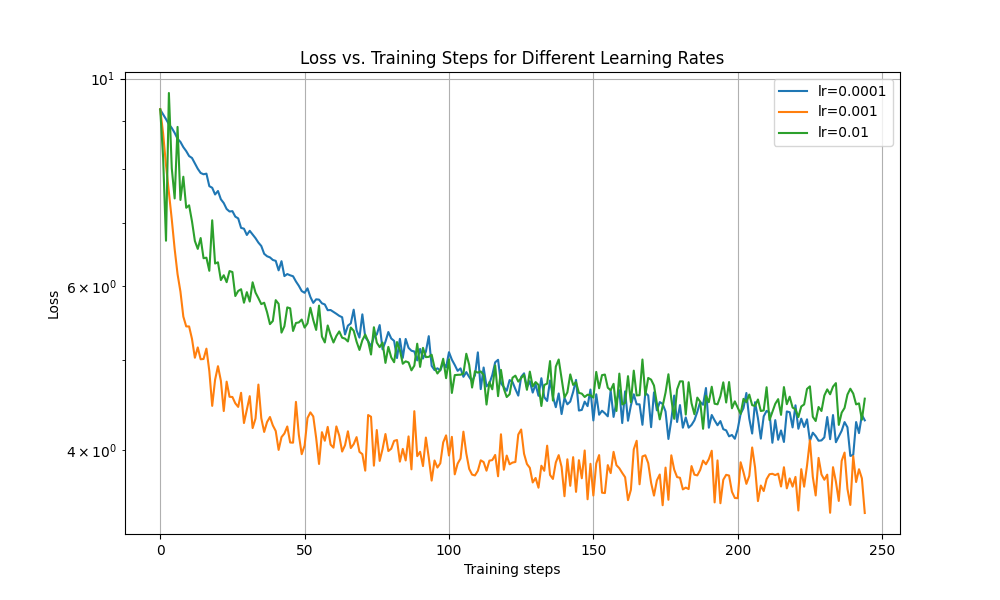

This chart was generated by the following Python code:
import matplotlib.pyplot as plt
import numpy as np
import torch
import train_utils
import utils
import transformer_blocks
import transformer_optimizer
import argparse
import time

def train_with_lr(lr, args, dataset, total_tokens):
    device = 'cuda' if torch.cuda.is_available() else 'cpu'
    
    transformer_model = transformer_blocks.Transformer(
        vocab_size=args.vocab_size,
        context_length=args.context_length,
        d_model=args.d_model,
        d_ff=args.d_ff,
        n_heads=args.n_heads,
        num_layers=args.num_layers,
        device=device
    )
    
    optimizer = transformer_optimizer.AdamW(
        transformer_model.parameters(),
        lr=lr,
        betas=(args.beta1, args.beta2),
        weight_decay=args.weight_decay,
        eps=1e-8
    )
    
    losses = []
    tokens_processed = 0
    step = 0
    start_time = time.time()
    
    while tokens_processed < total_tokens:
        batch, labels = train_utils.get_batch(dataset, args.batch_size, args.context_length, device=device)
        
        optimizer.zero_grad()
        logits = transformer_model.forward(batch)
        loss = utils.cross_entropy_loss(logits, labels)
        loss.backward()
        optimizer.step()
        
        losses.append(loss.item())
        tokens_processed += args.batch_size * args.context_length
        step += 1
        
        if step % 100 == 0:
            elapsed = time.time() - start_time
            tokens_per_sec = tokens_processed / elapsed
            print(f"LR: {lr}, Tokens: {tokens_processed:,}, Loss: {loss.item():.4f}, Time: {elapsed:.1f}s, Tokens/sec: {tokens_per_sec:.1f}")
    
    train_utils.save_checkpoint(transformer_model, optimizer, tokens_processed, f"transformer_checkpoint_lr{lr}.ckpt")
    return losses

def main():
    parser = argparse.ArgumentParser(description="Learning rate sweep for Transformer")
    parser.add_argument("--total_tokens", type=int, default=40000000, help="Total tokens to process for each learning rate")
    parser.add_argument("--dataset_path", type=str, default="/home/darkforte/cs336/assignment-1/tinystories_encoded.npy")
    parser.add_argument("--vocab_size", type=int, default=10000)
    parser.add_argument("--context_length", type=int, default=256)
    parser.add_argument("--d_model", type=int, default=512)
    parser.add_argument("--d_ff", type=int, default=1344)
    parser.add_argument("--n_heads", type=int, default=16)
    parser.add_argument("--num_layers", type=int, default=4)
    parser.add_argument("--batch_size", type=int, default=8)
    parser.add_argument("--beta1", type=float, default=0.9)
    parser.add_argument("--beta2", type=float, default=0.95)
    parser.add_argument("--weight_decay", type=float, default=1e-4)
    
    args = parser.parse_args()
    
    # Define learning rates to try
    learning_rates = [1e-4, 1e-3, 1e-2]
    
    dataset = np.load(args.dataset_path, mmap_mode='r', allow_pickle=True)
    print("Data loaded successfully.")
    
    # Run training for each learning rate
    all_losses = {}
    for lr in learning_rates:
        print(f"\nTraining with learning rate: {lr}")
        losses = train_with_lr(lr, args, dataset, args.total_tokens)
        all_losses[lr] = losses
    
    # Plotting
    plt.figure(figsize=(10, 6))
    for lr, losses in all_losses.items():
        plt.plot(losses, label=f'lr={lr}')
    
    plt.xlabel('Training steps')
    plt.ylabel('Loss')
    plt.title('Loss vs. Training Steps for Different Learning Rates')
    plt.legend()
    plt.yscale('log')
    plt.grid(True)
    plt.savefig('lr_sweep.png')
    plt.close()

if __name__ == "__main__":
    main()
